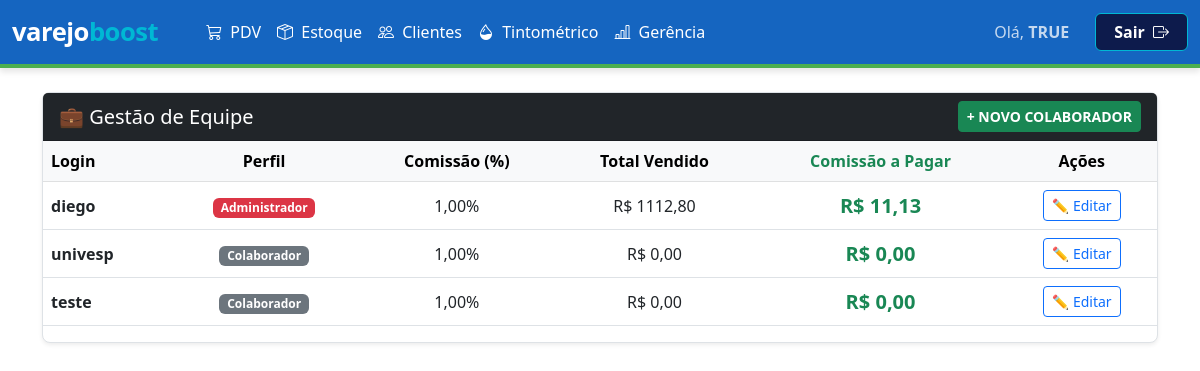
Page /gerencia/colaboradores/ (signed in) on the committed database.
### inventario/models.py (models this page shows)
class Usuarios(models.Model):
    login = models.CharField(max_length=100, unique=True)
    senha = models.CharField(max_length=100)
    perfil = models.CharField(max_length=50, default='Colaborador')
    comissao = models.DecimalField(max_digits=5, decimal_places=2, default=0.00)

### inventario/views/equipe.py (the view)
# urls.py: path('gerencia/colaboradores/', equipe.tela_colaboradores, name='tela_colaboradores'),
def tela_colaboradores(request):
    if 'usuario_logado' not in request.session:
        return redirect('login')
    lista_equipe = Usuarios.objects.all()
    for colaborador in lista_equipe:
        vendas_do_vendedor = Vendas.objects.filter(vendedor=colaborador.login, status='VENDA')
        total_vendido = 0.0
        for v in vendas_do_vendedor:
            try:
                total_vendido += float(v.valor_total)
            except (ValueError, TypeError):
                pass
        try:
            percentual_comissao = float(colaborador.comissao)
        except (ValueError, TypeError):
            percentual_comissao = 0.0
        comissao_a_pagar = (total_vendido * percentual_comissao) / 100
        colaborador.total_vendido = total_vendido
        colaborador.comissao_a_pagar = comissao_a_pagar
    context = {
        'equipe': lista_equipe,
    }
    return render(request, 'inventario/colaboradores.html', context)

### inventario/templates/inventario/colaboradores.html (shortened to what this page needs)
{% extends 'inventario/base.html' %}
{% block content %}
<div class="card shadow-sm border-0">
    <div class="card-header bg-dark text-white d-flex justify-content-between align-items-center">
        <h5 class="mb-0">💼 Gestão de Equipe</h5>
        <button class="btn btn-success btn-sm fw-bold" onclick="abrirModalRH()">+ NOVO COLABORADOR</button>
    </div>
    <div class="table-responsive">
        <table class="table table-hover align-middle text-center">
            <thead class="table-light">
                <tr>
                    <th class="text-start">Login</th>
                    <th>Perfil</th>
                    <th>Comissão (%)</th>
                    <th>Total Vendido</th>
                    <th class="text-success">Comissão a Pagar</th>
                    <th>Ações</th>
                </tr>
            </thead>
            <tbody>
                {% for c in equipe %}
                <tr>
                    <td class="text-start"><strong>{{ c.login }}</strong></td>
                    <td>
                        {% if c.perfil == 'Administrador' %}
                            <span class="badge bg-danger">Administrador</span>
                        {% else %}
                            <span class="badge bg-secondary">Colaborador</span>
                        {% endif %}
                    </td>
                    <td>{{ c.comissao|floatformat:2 }}%</td>
                    <td>R$ {{ c.total_vendido|floatformat:2 }}</td>
                    <td class="fw-bold text-success fs-5">R$ {{ c.comissao_a_pagar|floatformat:2 }}</td>
                    <td>
                        <button class="btn btn-sm btn-outline-primary" title="Editar Colaborador" onclick="editarRH('{{c.id}}', '{{c.login}}', '{{c.perfil}}', '{{c.comissao}}')">
                            ✏️ Editar
                        </button>
                    </td>
                </tr>
                {% endfor %}
            </tbody>
        </table>
    </div>
</div>
{% endblock %}

### inventario/templates/inventario/base.html (style rules this page uses)
:root { --azul-confianca: #1565C0; --turquesa-automacao: #00B8D4; --verde-crescimento: #4CAF50; --azul-escuro: #0D1B4C; --branco: #FFFFFF; }
body { background-color: var(--branco); color: var(--azul-escuro); font-family: 'Segoe UI', Tahoma, Geneva, Verdana, sans-serif; }
.card { border: 1px solid #dee2e6 !important; border-radius: 8px; }

### rows in the picture
Usuarios: login "diego", perfil "Administrador", comissao "1,00", total_vendido "1112,80", comissao_a_pagar "11,13"
Usuarios: login "univesp", perfil "Colaborador", comissao "1,00", total_vendido "0,00", comissao_a_pagar "0,00"
Usuarios: login "teste", perfil "Colaborador", comissao "1,00", total_vendido "0,00", comissao_a_pagar "0,00"

### other values in the picture
{{ request.session.usuario_logado|upper }} "TRUE"
